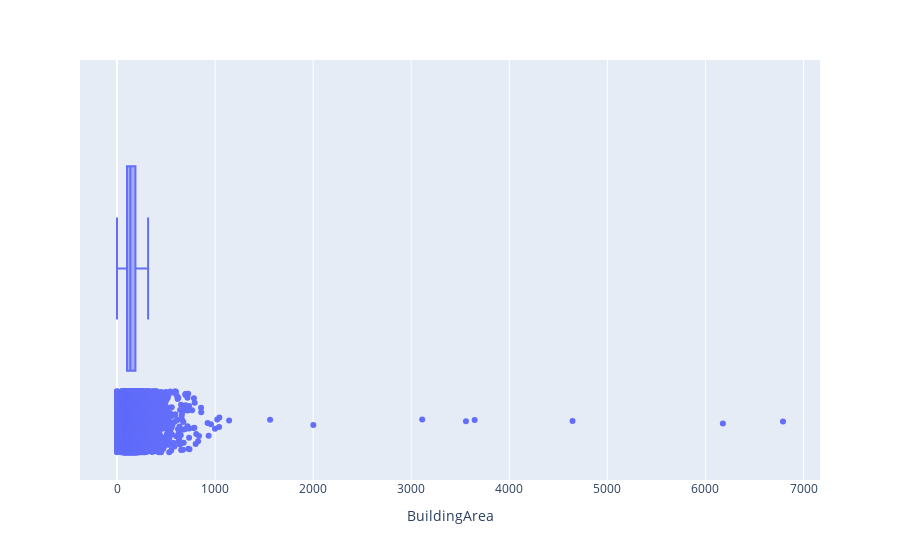

The notebook cell this image was saved under:
### Code cell
import plotly.express as px

fig = px.box(df, x="BuildingArea", points="all")
fig.show()

### Figure 1 — Plotly figure (JSON) as saved in the notebook; plotly's stock layout.template omitted (floating-point values rounded to 4 significant figures; data arrays with more than 128 entries replaced by an {"elided": "..."} marker saying what was removed)
{"data": [{"alignmentgroup": "True", "boxpoints": "all", "hovertemplate": "BuildingArea=%{x}<extra></extra>", "legendgroup": "", "marker": {"color": "#636efa"}, "name": "", "notched": false, "offsetgroup": "", "orientation": "h", "showlegend": false, "type": "box", "x": {"elided": "34813 float values"}, "x0": " ", "xaxis": "x", "y0": " ", "yaxis": "y"}], "layout": {"boxmode": "group", "legend": {"tracegroupgap": 0}, "margin": {"t": 60}, "xaxis": {"anchor": "y", "domain": [0, 1], "title": {"text": "BuildingArea"}}, "yaxis": {"anchor": "x", "domain": [0, 1]}}}
